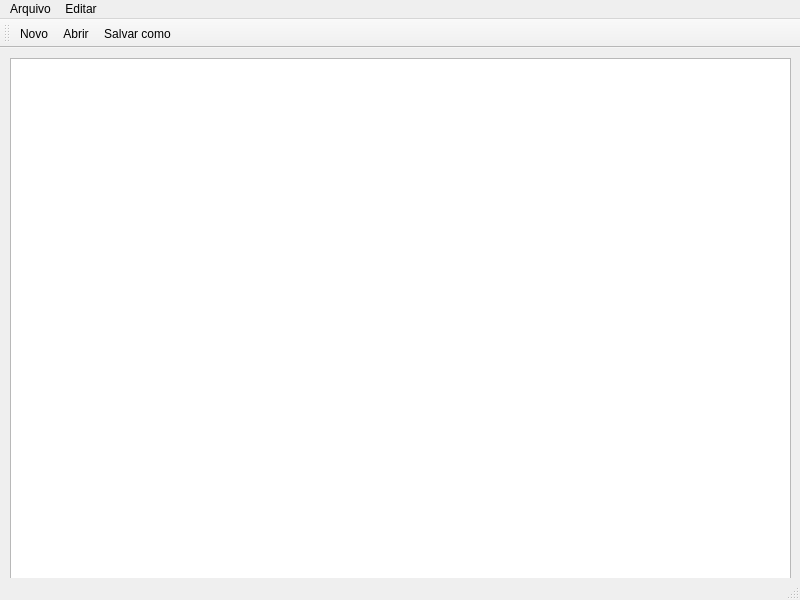
<?xml version="1.0" encoding="UTF-8"?>
<ui version="4.0">
 <class>MainWindow</class>
 <widget class="QMainWindow" name="MainWindow">
  <property name="geometry">
   <rect>
    <x>0</x>
    <y>0</y>
    <width>800</width>
    <height>600</height>
   </rect>
  </property>
  <property name="windowTitle">
   <string>MainWindow</string>
  </property>
  <widget class="QWidget" name="centralwidget">
   <widget class="QWidget" name="verticalLayoutWidget">
    <property name="geometry">
     <rect>
      <x>10</x>
      <y>10</y>
      <width>781</width>
      <height>551</height>
     </rect>
    </property>
    <layout class="QVBoxLayout" name="verticalLayout">
     <item>
      <widget class="QTextEdit" name="textEdit"/>
     </item>
    </layout>
   </widget>
  </widget>
  <widget class="QMenuBar" name="menubar">
   <property name="geometry">
    <rect>
     <x>0</x>
     <y>0</y>
     <width>800</width>
     <height>25</height>
    </rect>
   </property>
   <widget class="QMenu" name="menuArquivo">
    <property name="title">
     <string>Arquivo</string>
    </property>
    <addaction name="actionNovo"/>
    <addaction name="actionAbrir"/>
    <addaction name="actionSalvar_como"/>
    <addaction name="actionImprimir"/>
    <addaction name="separator"/>
    <addaction name="actionSair"/>
   </widget>
   <widget class="QMenu" name="menuEditar">
    <property name="title">
     <string>Editar</string>
    </property>
    <addaction name="actionCopiar"/>
    <addaction name="actionColar"/>
    <addaction name="actionCortar"/>
    <addaction name="actionDesfazer"/>
    <addaction name="actionRefazer"/>
   </widget>
   <addaction name="menuArquivo"/>
   <addaction name="menuEditar"/>
  </widget>
  <widget class="QStatusBar" name="statusbar"/>
  <widget class="QToolBar" name="toolBar">
   <property name="windowTitle">
    <string>toolBar</string>
   </property>
   <attribute name="toolBarArea">
    <enum>TopToolBarArea</enum>
   </attribute>
   <attribute name="toolBarBreak">
    <bool>false</bool>
   </attribute>
   <addaction name="actionNovo"/>
   <addaction name="actionAbrir"/>
   <addaction name="actionSalvar_como"/>
  </widget>
  <action name="actionNovo">
   <property name="icon">
    <iconset resource="resources.qrc">
     <normaloff>:/imgs/new.png</normaloff>:/imgs/new.png</iconset>
   </property>
   <property name="text">
    <string>Novo</string>
   </property>
   <property name="shortcut">
    <string>Ctrl+N</string>
   </property>
  </action>
  <action name="actionAbrir">
   <property name="icon">
    <iconset resource="resources.qrc">
     <normaloff>:/imgs/folder.png</normaloff>:/imgs/folder.png</iconset>
   </property>
   <property name="text">
    <string>Abrir</string>
   </property>
   <property name="shortcut">
    <string>Ctrl+O</string>
   </property>
  </action>
  <action name="actionSalvar_como">
   <property name="icon">
    <iconset resource="resources.qrc">
     <normaloff>:/imgs/save.png</normaloff>:/imgs/save.png</iconset>
   </property>
   <property name="text">
    <string>Salvar como</string>
   </property>
   <property name="shortcut">
    <string>Ctrl+S</string>
   </property>
  </action>
  <action name="actionImprimir">
   <property name="text">
    <string>Imprimir</string>
   </property>
   <property name="shortcut">
    <string>Ctrl+P</string>
   </property>
  </action>
  <action name="actionSair">
   <property name="text">
    <string>Sair</string>
   </property>
  </action>
  <action name="actionCopiar">
   <property name="text">
    <string>Copiar</string>
   </property>
  </action>
  <action name="actionColar">
   <property name="text">
    <string>Colar</string>
   </property>
  </action>
  <action name="actionCortar">
   <property name="text">
    <string>Recortar</string>
   </property>
  </action>
  <action name="actionDesfazer">
   <property name="text">
    <string>Desfazer</string>
   </property>
  </action>
  <action name="actionRefazer">
   <property name="text">
    <string>Refazer</string>
   </property>
  </action>
 </widget>
 <resources>
  <include location="resources.qrc"/>
 </resources>
 <connections/>
</ui>
